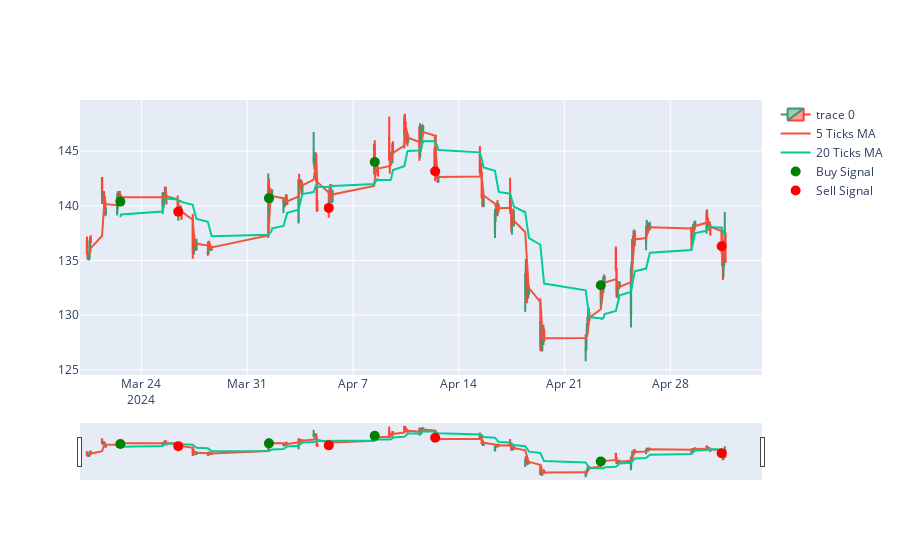

The notebook cell this image was saved under:
### Code cell
# count the number of times the 5 ticks MA crosses the 20 ticks MA

tsm_data['5T_MA'] = tsm_data['Close'].rolling(window=5).mean()
tsm_data['20T_MA'] = tsm_data['Close'].rolling(window=20).mean()

tsm_data['signal'] = np.where(tsm_data['5T_MA'] > tsm_data['20T_MA'], 1, 0)
tsm_data['signal'] = tsm_data['signal'].diff()


print(tsm_data['signal'].value_counts())

# plot the buy and sell signals

fig = go.Figure(data=[go.Candlestick(x=tsm_data.index,
                open=tsm_data['Open'],
                high=tsm_data['High'],
                low=tsm_data['Low'],
                close=tsm_data['Close'])])

fig.add_trace(go.Scatter(x=tsm_data.index, y=tsm_data['Close'].rolling(window=5).mean(), name='5 Ticks MA'))
fig.add_trace(go.Scatter(x=tsm_data.index, y=tsm_data['Close'].rolling(window=20).mean(), name='20 Ticks MA'))

buy_signals = tsm_data[tsm_data['signal'] == 1]
sell_signals = tsm_data[tsm_data['signal'] == -1]

fig.add_trace(go.Scatter(x=buy_signals.index, y=buy_signals['Close'], mode='markers', marker=dict(color='green', size=10), name='Buy Signal'))

fig.add_trace(go.Scatter(x=sell_signals.index, y=sell_signals['Close'], mode='markers', marker=dict(color='red', size=10), name='Sell Signal'))

fig.show()

### Figure 1 — Plotly figure (JSON) as saved in the notebook; plotly's stock layout.template omitted (floating-point values rounded to 4 significant figures; data arrays with more than 128 entries replaced by an {"elided": "..."} marker saying what was removed)
{"data": [{"close": {"elided": "210 float values"}, "high": {"elided": "210 float values"}, "low": {"elided": "210 float values"}, "open": {"elided": "210 float values"}, "type": "candlestick", "x": {"elided": "210 str values"}}, {"name": "5 Ticks MA", "type": "scatter", "x": {"elided": "210 str values"}, "y": {"elided": "210 float values"}}, {"name": "20 Ticks MA", "type": "scatter", "x": {"elided": "210 str values"}, "y": {"elided": "210 float values"}}, {"marker": {"color": "green", "size": 10}, "mode": "markers", "name": "Buy Signal", "type": "scatter", "x": ["2024-03-22T14:30:00-04:00", "2024-04-01T10:30:00-04:00", "2024-04-08T10:30:00-04:00", "2024-04-23T09:30:00-04:00"], "y": [140.4, 140.7, 144.0, 132.7]}, {"marker": {"color": "red", "size": 10}, "mode": "markers", "name": "Sell Signal", "type": "scatter", "x": ["2024-03-26T10:30:00-04:00", "2024-04-05T09:30:00-04:00", "2024-04-12T10:30:00-04:00", "2024-05-01T09:30:00-04:00"], "y": [139.5, 139.8, 143.2, 136.3]}], "layout": {}}
